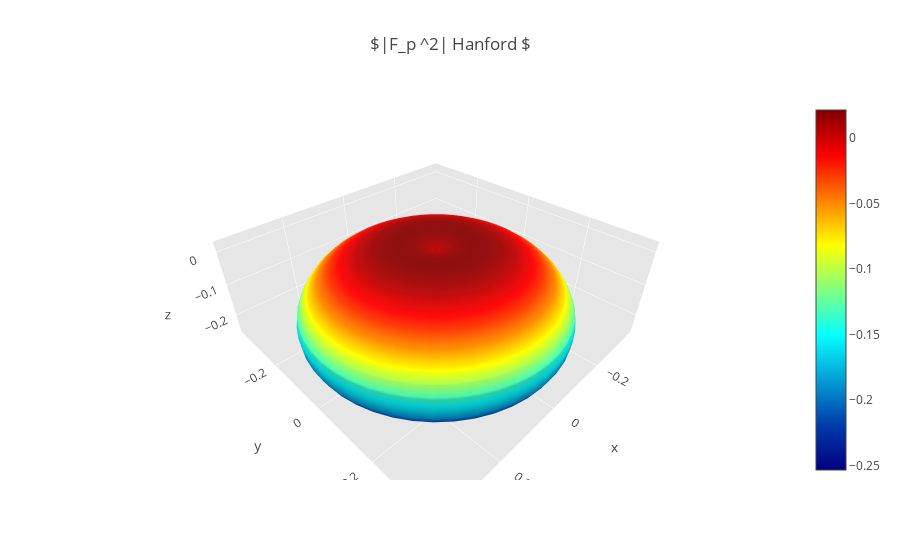

Notebook source saved alongside this figure:
### Markdown cell above
# |Fp^2| - Hanford

### Code cell
import numpy as np
import plotly.plotly
plotly.offline.init_notebook_mode(connected=True)
import plotly.offline as py
import plotly.graph_objs as go

import pycbc
from pycbc.detector import Detector
from pycbc.waveform import get_td_waveform

# Euler's angles 
theta_aux = np.linspace(0,np.pi,50) # right ascension
phi_aux = np.linspace(0,2*np.pi,50) # declination
psi = 0 # polarization

# compute grid for theta and phi
theta, phi  = np.meshgrid(theta_aux, phi_aux)

# declare time of earth rotation
time = 1000000000

# declare detector we want to refer H1-Hanford, L1-Livingston, Vi-Virgo
d = Detector("H1")

# compute antenna pattern f-plus and f-cross
for index in range(len(theta)):
    fp, fc = d.antenna_pattern(phi[index], theta[index], psi, time)
    # compute |Fp^2|
    abs_fp = abs(pow(fp, 2)) 
    # if you're curious about the numbers 
    # print("|Fp^2| %s" % str(abs_fp))

# set spheriacal coordinates transform
x = abs_fp * np.cos(phi) * np.sin(theta)  # x = r*cos(phi)*sin(theta)
y = abs_fp * np.sin(phi) * np.sin(theta)  # y = r*sin(phi)*sin(theta)
z = abs_fp * np.cos(theta)                # z = np.cos(theta)


surface = go.Surface(x = x, y = y, z = z, colorscale = 'Jet')
data = [surface]

layout = go.Layout(
    title = '$|F_p ^2| Hanford $',
    scene = dict(
        xaxis = dict(
            gridcolor = 'rgb(255, 255, 255)',
            zerolinecolor = 'rgb(255, 255, 255)',
            showbackground = True,
            backgroundcolor ='rgb(230, 230,230)'
        ),
        yaxis = dict(
            gridcolor = 'rgb(255, 255, 255)',
            zerolinecolor = 'rgb(255, 255, 255)',
            showbackground = True,
            backgroundcolor = 'rgb(230, 230,230)'
        ),
        zaxis = dict(
            gridcolor = 'rgb(255, 255, 255)',
            zerolinecolor = 'rgb(255, 255, 255)',
            showbackground = True,
            backgroundcolor = 'rgb(230, 230,230)'
        )
    )
)

fig = go.Figure(data = data, layout = layout)
py.iplot(fig, filename = 'Hanford_fp')

### Figure 1 — Plotly figure (JSON) as saved in the notebook; plotly's stock layout.template omitted (floating-point values rounded to 4 significant figures; data arrays with more than 128 entries replaced by an {"elided": "..."} marker saying what was removed)
{"data": [{"colorscale": "Jet", "type": "surface", "uid": "d9d3d348-9e28-4150-b970-6c9aea790293", "x": {"elided": "50x50 float values"}, "y": {"elided": "50x50 float values"}, "z": {"elided": "50x50 float values"}}], "layout": {"scene": {"xaxis": {"backgroundcolor": "rgb(230, 230,230)", "gridcolor": "rgb(255, 255, 255)", "showbackground": true, "zerolinecolor": "rgb(255, 255, 255)"}, "yaxis": {"backgroundcolor": "rgb(230, 230,230)", "gridcolor": "rgb(255, 255, 255)", "showbackground": true, "zerolinecolor": "rgb(255, 255, 255)"}, "zaxis": {"backgroundcolor": "rgb(230, 230,230)", "gridcolor": "rgb(255, 255, 255)", "showbackground": true, "zerolinecolor": "rgb(255, 255, 255)"}}, "title": {"text": "$|F_p ^2| Hanford $"}}}
